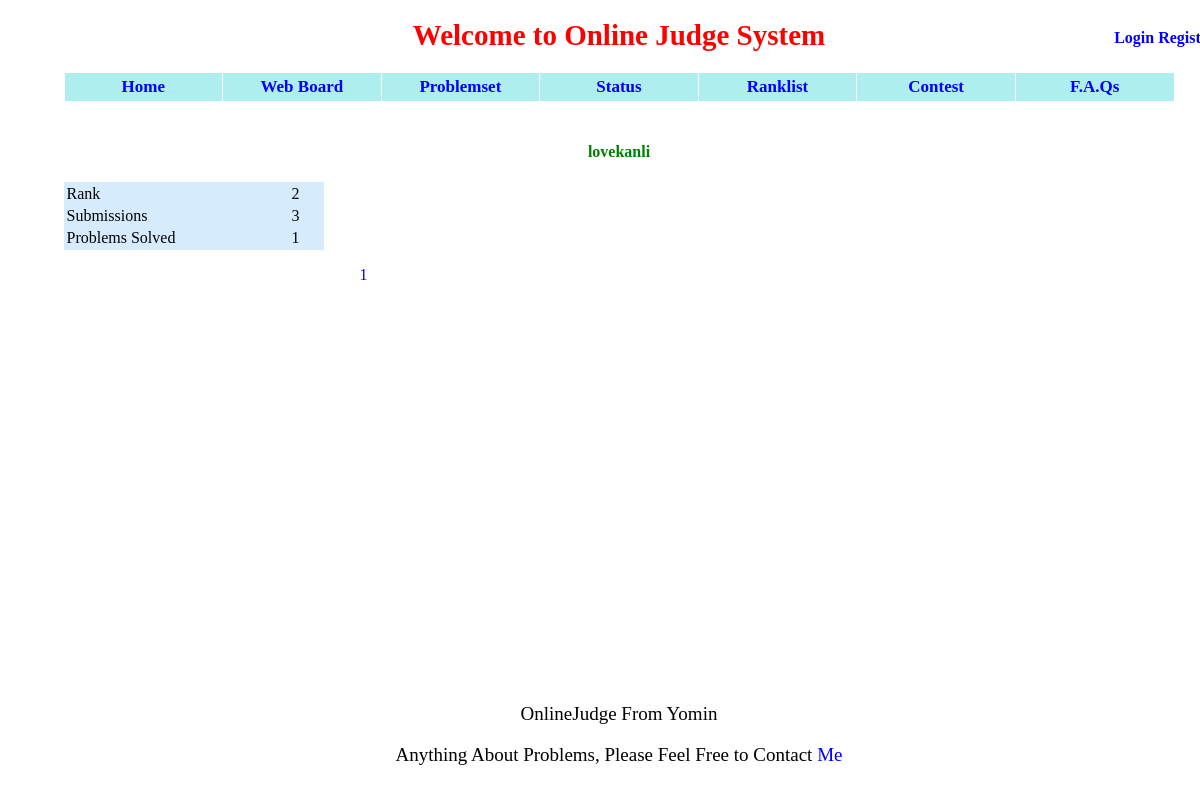
Before: /userinfo?userid=kanli/ with the older database file.
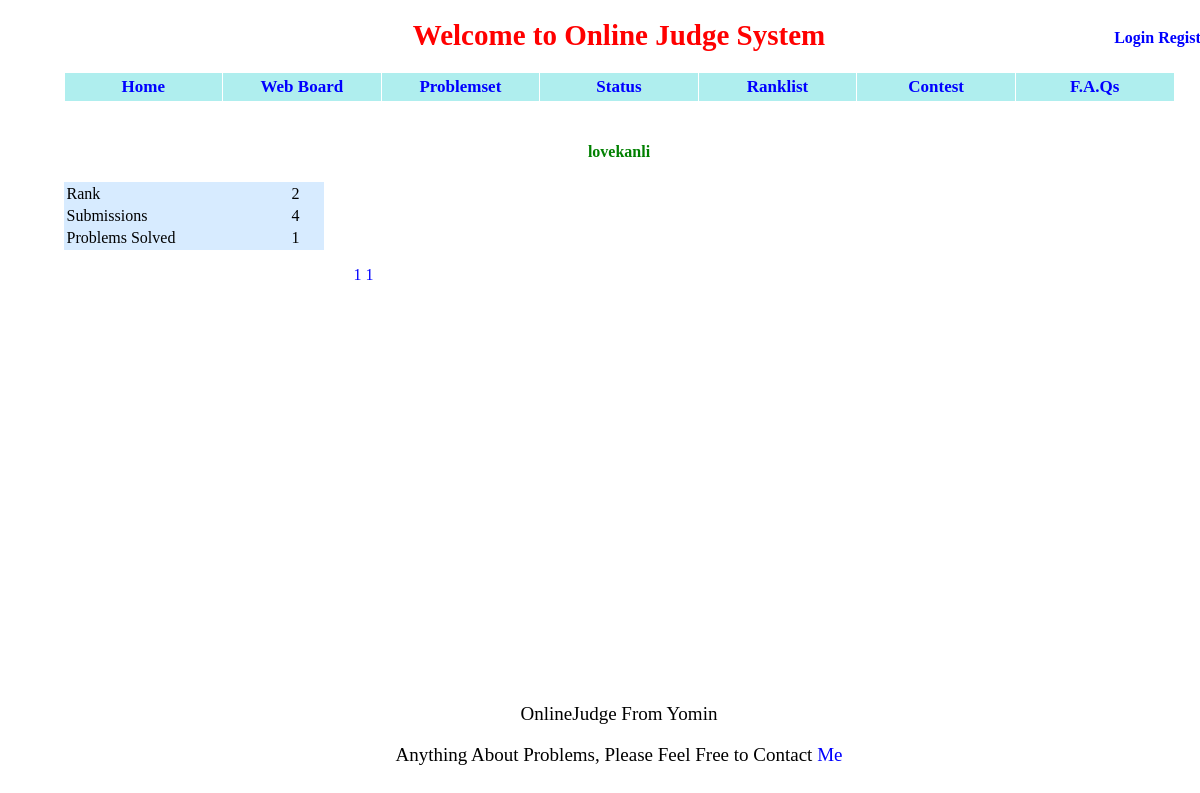
After: the same page with the newer database file.
### appfile/models.py (models this page shows, shortened)
class User(db.Model):
    userID = db.Column(db.String(22), primary_key = True, unique = True)
    nickname = db.Column(db.String(22),unique = True)
    password = db.Column(db.String(100), index = True, unique = True)
    is_admin = db.Column(db.Boolean)
    ac_count = db.Column(db.Integer, default = 0)
    submit_count = db.Column(db.Integer, default = 0)

class Submit(db.Model):
    runid = db.Column(db.Integer, primary_key = True)
    userid = db.Column(db.String(22))
    pid = db.Column(db.Integer)
    result = db.Column(db.String(22), default = 'Pending')
    memory_used = db.Column(db.Integer, default = None)
    time_used = db.Column(db.Integer, default = None)
    language = db.Column(db.String(22))
    src = db.Column(db.Text)
    length = db.Column(db.Integer)
    submit_time = db.Column(db.String(22))
    ce_error = db.Column(db.Text, default = None)

### appfile/views.py (the view)
@app.route('/userinfo?userid=<userID>/')
def userinfo(userID):
    user = User.query.get(userID)
    solved_problem_list = Submit.query.filter_by(userid = userID, result = 'Accepted').order_by(Submit.pid).distinct(Submit.pid).all()
    user_list = User.query.order_by(User.ac_count.desc(), User.submit_count, User.userID).all()
    rank  = user_list.index(user) + 1
    return render_template('userinfo.html', user = user, rank = rank, solved_problem_list = solved_problem_list)

### appfile/views.py (called while the page is built)
@app.before_request
def before_request():
    g.user = current_user
    if g.user.is_authenticated():
        g.url = url_for('userinfo',userID = g.user.userID)

### appfile/templates/userinfo.html (shortened to what this page needs)
{% extends "base.html" %}
{% block content %}
<div id="wrapper2" class="center">
    <h4 class="green"> {{ user.nickname }} </h4>
    <table class="center" style="background-color:#D7EBFF">
        <tr><td class="left" style="width:200px"> Rank </td><td style="width:50px"> {{ rank }} </td></tr>
        <tr><td class="left"> Submissions </td><td> {{ user.submit_count }} </td></tr>
        <tr><td class="left"> Problems Solved </td><td> {{ user.ac_count }} </td></tr>
    </table>
    <p class="center" style="width:600px">
        {% for problem in solved_problem_list %}
            <a href={{ url_for('show_problem', pid = problem.pid) }}> {{ problem.pid }} </a>
        {% endfor %}
    </p>
</div>
{% endblock %}

### appfile/templates/base.html (shortened to what this page needs)
<!DOCTYPE HTML PUBLIC "-//W3C//DTD HTML 4.01 Transitional//EN"
"http://www.w3.org/TR/html4/loose.dtd">
<html>
    <head>
        <link rel="stylesheet" type="text/css" href={{ url_for('static', filename='css/style.css') }}>
    </head>
    <body>
        <div id = "wrapper">
            <div id = "head">
                <h1 class = "title">Welcome to Online Judge System</h1>
            </div>
            <div id = "profile">
                {% if g.user.is_authenticated() %}
                    <a href={{ g.url }}> {{ g.user.userID }}</a>
                    {% if g.user.is_admin %}
                        <a href="/admin/" id="admin" color="red"> Admin </a>
                    {% endif %}
                    <a href="/logout/"> Logout </a>
                {% else %}
                    <a href = "/login/"> Login </a>
                    <a href = "/register/"> Register </a>
                {% endif %}
            </div>
            <div>
                <table id = "navbar">
                    <td><a href = "/"> Home </a></td>
                    <td><a href="/webboard/"> Web Board </a></td>
                    <td><a href = "/problemset/"> Problemset </a></td>
                    <td><a href = "/status/"> Status </a></td>
                    <td><a href = "/ranklist/"> Ranklist </a></td>
                    <td><a href = "/"> Contest </a></td>
                    <td><a href = "/FAQ/"> F.A.Qs </a></td>
                </table>
            </div>
            {% block content %}
            {% endblock %}
            <div id = "contact">
                <p>OnlineJudge From Yomin</p>
                Anything About Problems, Please Feel Free to Contact <a href = "mailto:yueming412@gmail.com">Me</a>
            </div>
        </div>
    </body>
</html>

### appfile/static/css/style.css (style rules this page uses)
#wrapper { position: relative; width: 1222px; min-height: 100%; margin: 0 auto; }
#wrapper2 { position: relative; width: 1111px; top: 20px; margin: 0 auto; }
.title { text-align: center; color: red; font-size: 29px; font-weight: bold; }
#profile { position: absolute; top: 10px; right: 15px; font-weight: bold; }
#navbar { color: white; width: 1111px; background-color: #AFEEEE; margin: 0 auto; border-collapse: collapse; font-weight: bold; }
#navbar td { text-align: center; font-size: 17px; color: black; width: 133px; border: 1px solid white; padding: 4px 7px 4px 7px; }
#contact { position: relative; top: 420px; text-align: center; font-size: 19px; }
a:link { text-decoration: none; color: blue; }
.green { color: green; }
.center { text-align: center; }
.left { text-align: left; }

Changed rows visible on the page:
changed User "lovekanli": submit_count "3" → "4"
added Submit: pid "1"
